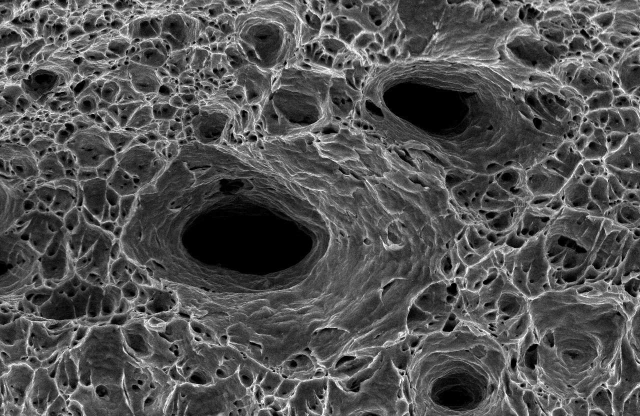
#> input picture data/raw/sem_real_1.png, 1280 x 832 px (shown at 1/2 size)
$ python -i evaluation.py   (imports and definitions only)
#> lines starting #> are read from the running program, lines starting #| are printed output that depends on the picture; after the words box and inside, x2 and y2 are one past the last pixel; in counts of white or black regions, pixels touching at a corner belong together
#> further down, picture is the input picture: shape (832, 1280); min 0, max 255, mean 82.6
"""
CAMMP-SFSE: Evaluation and Reference Mask Generation Module

Provides reference mask generators (synthetic ground truth & multi-scale
consensus voting for real SEM micrographs) and segmentation accuracy metrics
(IoU, Dice, Precision, Recall, and tolerance-based Boundary F1).
"""

from __future__ import annotations

import os
from typing import Any, Dict, Optional, Tuple

import cv2
import numpy as np
from scipy import ndimage
from skimage import morphology
from skimage.filters import meijering, sato, sobel, threshold_otsu
from skimage.morphology import skeletonize


# [60 lines left out: function generate_synthetic_ground_truth, not called in this run]


def generate_real_consensus_reference(
    img: np.ndarray,
    consensus_votes: int = 4,
) -> Tuple[np.ndarray, np.ndarray]:
    """Generate high-confidence consensus reference mask for real SEM images.

    Combines CLAHE contrast normalization, multi-scale Meijering, Sato,
    Sobel gradient, and morphological top-hat filters with a pixel-wise
    consensus voting threshold (>= 4 of 6 detectors agree) + morphological thinning.

    Parameters
    ----------
    img : np.ndarray
        Grayscale SEM image.
    consensus_votes : int, default=4
        Minimum number of detectors that must agree for a pixel to be classified
        as a reference ridge.

    Returns
    -------
    tuple of (np.ndarray, np.ndarray)
        ref_binary : 2D uint8 consensus ridge mask (0 or 255)
        ref_skel : 2D uint8 1-pixel wide skeleton (0 or 255)
    """
#> called with consensus_votes = 4
    clahe = cv2.createCLAHE(clipLimit=2.5, tileGridSize=(8, 8))
    c_img = clahe.apply(img)

    # 1. Meijering fine scale (sigma=1.0)
    m1 = meijering(c_img, sigmas=[1.0], black_ridges=False)
    t1 = float(threshold_otsu(m1)) if np.std(m1) > 1e-4 else float(np.mean(m1))
#> t1 = 0.154
    d1 = m1 > t1
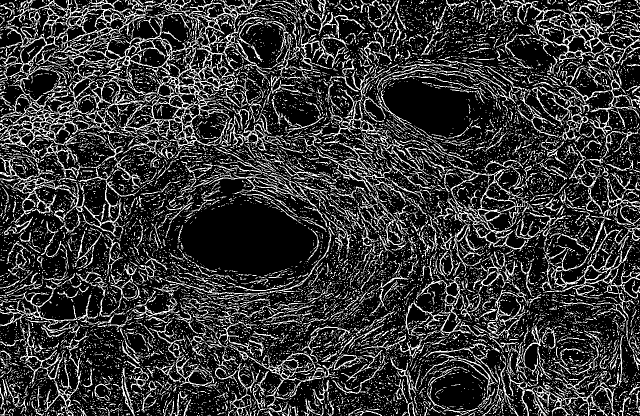
#> d1: shape (832, 1280) bool (shown at 1/2 size); 21.1% white in thin lines or dots

    # 2. Meijering medium scale (sigma=2.0)
    m2 = meijering(c_img, sigmas=[2.0], black_ridges=False)
    t2 = float(threshold_otsu(m2)) if np.std(m2) > 1e-4 else float(np.mean(m2))
#> t2 = 0.186
    d2 = m2 > t2
#> d2: shape (832, 1280) bool; 23.1% white; 2023 white regions (1179 under 20 px), largest, box (x1, y1, x2, y2) and area: (0, 0, 542, 832) 64718, (798, 112, 1280, 832) 34510, (343, 617, 764, 832) 9145

    # 3. Sato tubeness / ridge filter (sigmas=[1.0, 2.0])
    s = sato(c_img, sigmas=[1.0, 2.0], black_ridges=False)
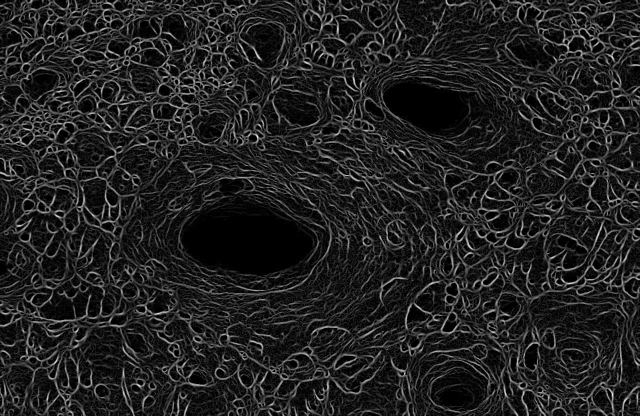
#> s: shape (832, 1280) float64 (shown at 1/2 size); min 0, max 88.2, mean 11.8; drawn with min black and max white
    ts = float(threshold_otsu(s)) if np.std(s) > 1e-4 else float(np.mean(s))
#> ts = 18.43
    d3 = s > ts
#> d3: shape (832, 1280) bool; 23.5% white; 4462 white regions (3735 under 20 px), largest, box (x1, y1, x2, y2) and area: (0, 0, 543, 537) 57628, (800, 111, 1280, 832) 40249, (0, 468, 287, 832) 12831

    # 4. Sobel edge magnitude
    sob = sobel(c_img)
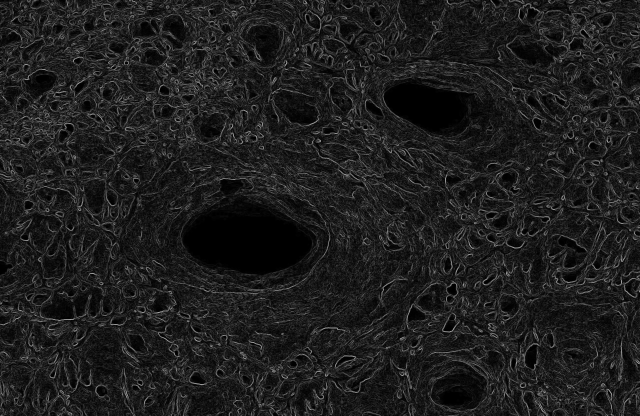
#> sob: shape (832, 1280) float64 (shown at 1/2 size); min 0, max 0.742, mean 0.119
    t_sob = float(threshold_otsu(sob)) if np.std(sob) > 1e-4 else float(np.mean(sob))
#> t_sob = 0.167
    d4 = sob > t_sob
#> d4: shape (832, 1280) bool; 23.5% white in thin lines or dots

    # 5. Morphological white top-hat (5x5 kernel)
    k5 = cv2.getStructuringElement(cv2.MORPH_RECT, (5, 5))
    top5 = cv2.morphologyEx(c_img, cv2.MORPH_TOPHAT, k5)
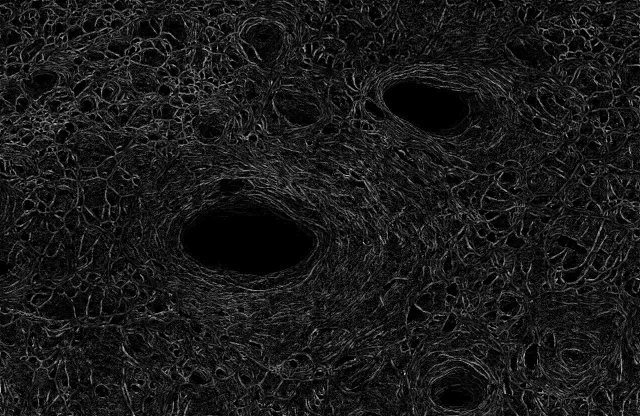
#> top5: shape (832, 1280) (shown at 1/2 size); min 0, max 236, mean 25.3
    t_top5 = float(threshold_otsu(top5)) if np.std(top5) > 1e-4 else float(np.mean(top5))
#> t_top5 = 37
    d5 = top5 > t_top5
#> d5: shape (832, 1280) bool; 26.9% white in thin lines or dots

    # 6. Morphological white top-hat (9x9 kernel)
    k9 = cv2.getStructuringElement(cv2.MORPH_RECT, (9, 9))
    top9 = cv2.morphologyEx(c_img, cv2.MORPH_TOPHAT, k9)
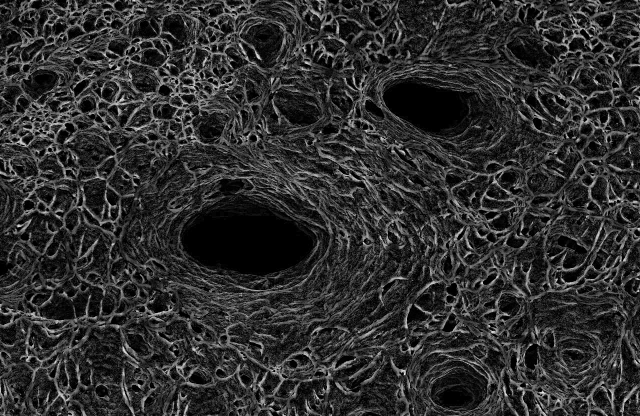
#> top9: shape (832, 1280) (shown at 1/2 size); min 0, max 253, mean 46.7
    t_top9 = float(threshold_otsu(top9)) if np.std(top9) > 1e-4 else float(np.mean(top9))
#> t_top9 = 60
    d6 = top9 > t_top9
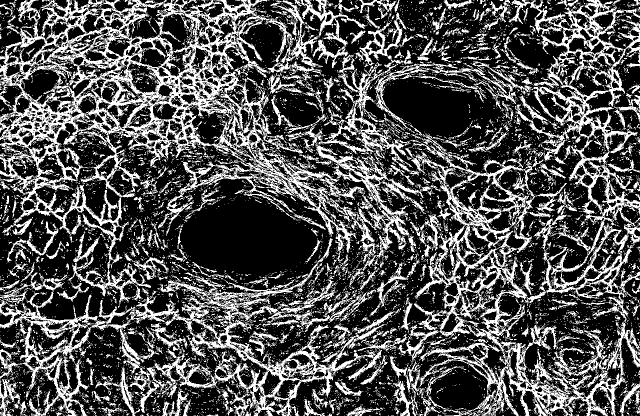
#> d6: shape (832, 1280) bool (shown at 1/2 size); 32.1% white; 10487 white regions (9824 under 20 px), largest, box (x1, y1, x2, y2) and area: (0, 0, 852, 616) 110956, (786, 0, 1280, 832) 77491, (0, 476, 790, 832) 47391

    # Pixel-wise consensus voting
    vote_count = (
        d1.astype(np.uint8)
        + d2.astype(np.uint8)
        + d3.astype(np.uint8)
        + d4.astype(np.uint8)
        + d5.astype(np.uint8)
        + d6.astype(np.uint8)
    )
    consensus = vote_count >= consensus_votes
#> consensus: shape (832, 1280) bool; 19.4% white in thin lines or dots

    # Morphological refinement
    try:
        cleaned = morphology.remove_small_objects(consensus, max_size=9)
    except TypeError:
        cleaned = morphology.remove_small_objects(consensus, min_size=10)
#> cleaned: shape (832, 1280) bool; 17.6% white in thin lines or dots
    cleaned = morphology.closing(cleaned, footprint=morphology.disk(1))
#> cleaned: shape (832, 1280) bool; 18.9% white; 1466 white regions (523 under 20 px), largest, box (x1, y1, x2, y2) and area: (0, 0, 537, 468) 42212, (893, 317, 1087, 583) 7138, (1023, 0, 1280, 137) 5118
    ref_binary = cleaned.astype(np.uint8) * 255
    ref_skel = skeletonize(ref_binary > 0).astype(np.uint8) * 255
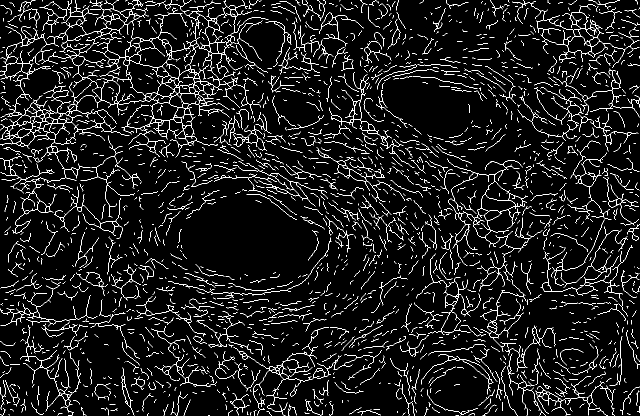
#> ref_skel: shape (832, 1280) (shown at 1/2 size); 6.2% white in thin lines or dots

    return ref_binary, ref_skel


# [134 lines left out: functions generate_reference_mask, compute_segmentation_metrics, not called in this run]

>>> import cv2
>>> picture = cv2.imread('../data/raw/sem_real_1.png', cv2.IMREAD_GRAYSCALE)
>>> result = generate_real_consensus_reference(picture)

$ run again, on data/raw/sem_real_2.png
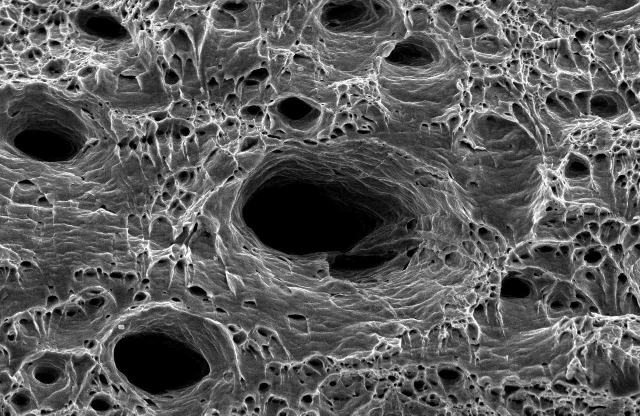
#> input picture data/raw/sem_real_2.png, 1280 x 831 px (shown at 1/2 size)
#> picture is the input picture: shape (831, 1280); min 0, max 255, mean 90.8
#> t1 = 0.158
#> in generate_real_consensus_reference, `d1 = m1 > t1`:
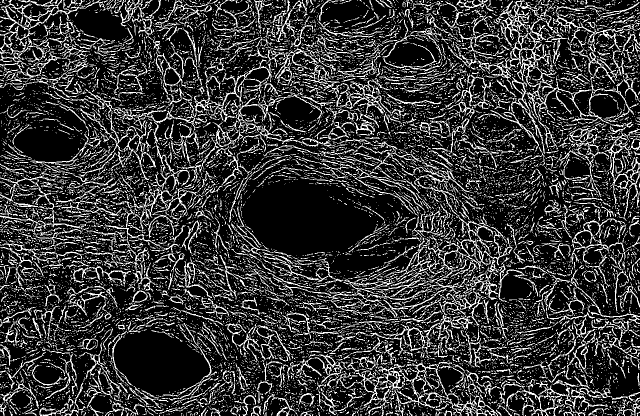
#> d1: shape (831, 1280) bool (shown at 1/2 size); 21.5% white in thin lines or dots
#> t2 = 0.166
#> d2: shape (831, 1280) bool; 23.7% white; 2125 white regions (1223 under 20 px), largest, box (x1, y1, x2, y2) and area: (0, 0, 802, 465) 37331, (858, 0, 1280, 623) 34400, (458, 701, 994, 831) 13470
#> ts = 18.66
#> d3: shape (831, 1280) bool; 24.8% white; 5066 white regions (4304 under 20 px), largest, box (x1, y1, x2, y2) and area: (513, 314, 1280, 831) 45881, (142, 77, 782, 497) 31603, (738, 0, 1280, 314) 30445
#> t_sob = 0.172
#> d4: shape (831, 1280) bool; 24.6% white in thin lines or dots
#> t_top5 = 40
#> d5: shape (831, 1280) bool; 27.5% white in thin lines or dots
#> t_top9 = 63
#> d6: shape (831, 1280) bool; 33.9% white; 10727 white regions (10055 under 20 px), largest, box (x1, y1, x2, y2) and area: (0, 0, 1280, 831) 219975, (50, 640, 312, 831) 6164, (1095, 575, 1280, 765) 5604
#> consensus: shape (831, 1280) bool; 20.2% white in thin lines or dots
#> ref_binary: shape (831, 1280); 19.5% white; 1549 white regions (532 under 20 px), largest, box (x1, y1, x2, y2) and area: (895, 0, 1280, 336) 16739, (142, 115, 662, 497) 14375, (631, 362, 1076, 707) 14170
#> in generate_real_consensus_reference, `ref_skel = skeletonize(ref_binary > 0).astype(np.uint8) * 255`:
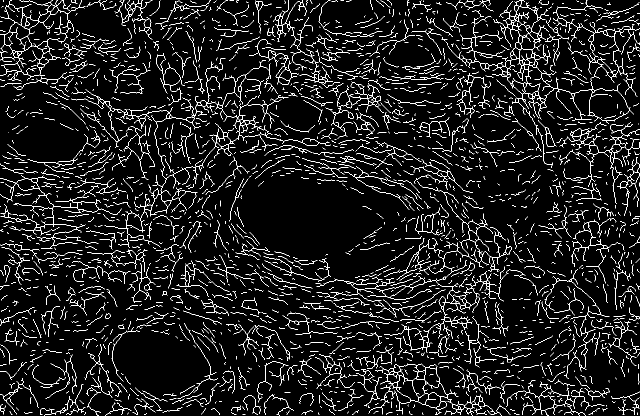
#> ref_skel: shape (831, 1280) (shown at 1/2 size); 6.6% white in thin lines or dots

$ run again, on data/raw/sem_real_3.png
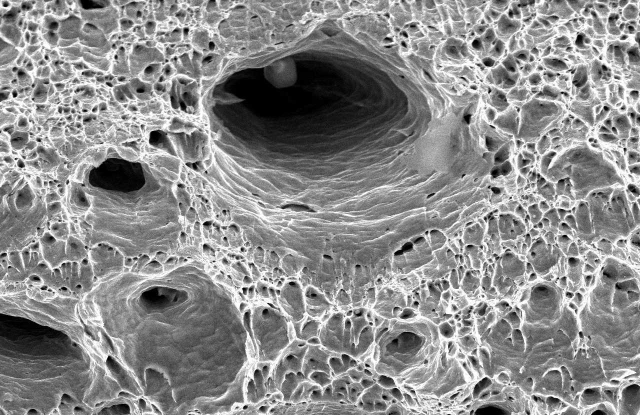
#> input picture data/raw/sem_real_3.png, 1280 x 830 px (shown at 1/2 size)
#> picture is the input picture: shape (830, 1280); min 0, max 255, mean 139.7
#> t1 = 0.154
#> in generate_real_consensus_reference, `d1 = m1 > t1`:
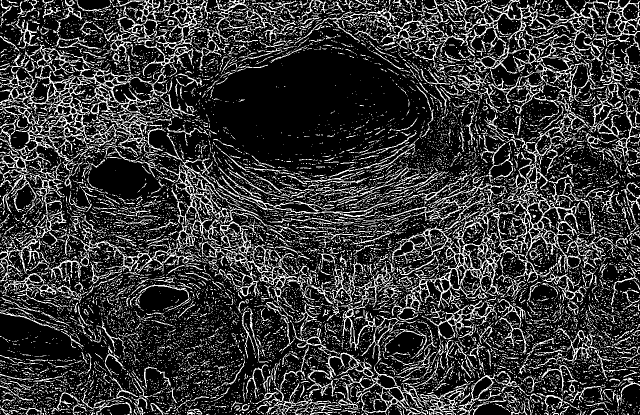
#> d1: shape (830, 1280) bool (shown at 1/2 size); 21.4% white in thin lines or dots
#> t2 = 0.189
#> d2: shape (830, 1280) bool; 23.2% white; 2030 white regions (1215 under 20 px), largest, box (x1, y1, x2, y2) and area: (635, 0, 1280, 766) 74421, (0, 0, 517, 423) 35977, (238, 249, 666, 671) 15781
#> ts = 19.25
#> d3: shape (830, 1280) bool; 24.1% white; 4805 white regions (4105 under 20 px), largest, box (x1, y1, x2, y2) and area: (636, 0, 1280, 830) 80051, (0, 0, 516, 423) 39406, (320, 303, 666, 703) 16358
#> t_sob = 0.176
#> d4: shape (830, 1280) bool; 23.7% white in thin lines or dots
#> t_top5 = 41
#> d5: shape (830, 1280) bool; 27% white in thin lines or dots
#> t_top9 = 65
#> d6: shape (830, 1280) bool; 32.9% white; 11731 white regions (11096 under 20 px), largest, box (x1, y1, x2, y2) and area: (0, 0, 1280, 830) 241707, (440, 0, 667, 87) 5091, (1054, 660, 1250, 787) 4061
#> consensus: shape (830, 1280) bool; 19.5% white in thin lines or dots
#> ref_binary: shape (830, 1280); 18.8% white; 1372 white regions (508 under 20 px), largest, box (x1, y1, x2, y2) and area: (0, 0, 497, 424) 25880, (782, 188, 1280, 647) 22440, (320, 316, 612, 637) 11044
#> in generate_real_consensus_reference, `ref_skel = skeletonize(ref_binary > 0).astype(np.uint8) * 255`:
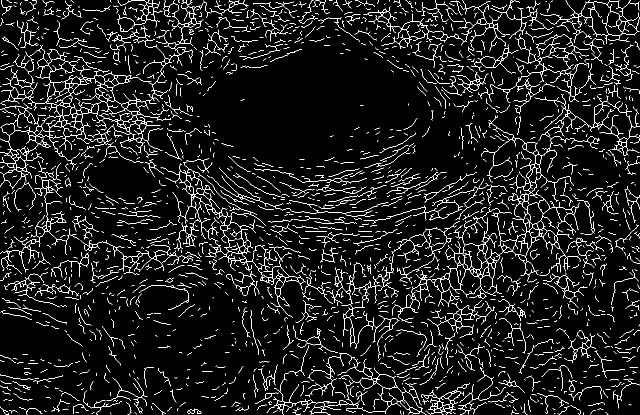
#> ref_skel: shape (830, 1280) (shown at 1/2 size); 6.3% white in thin lines or dots
